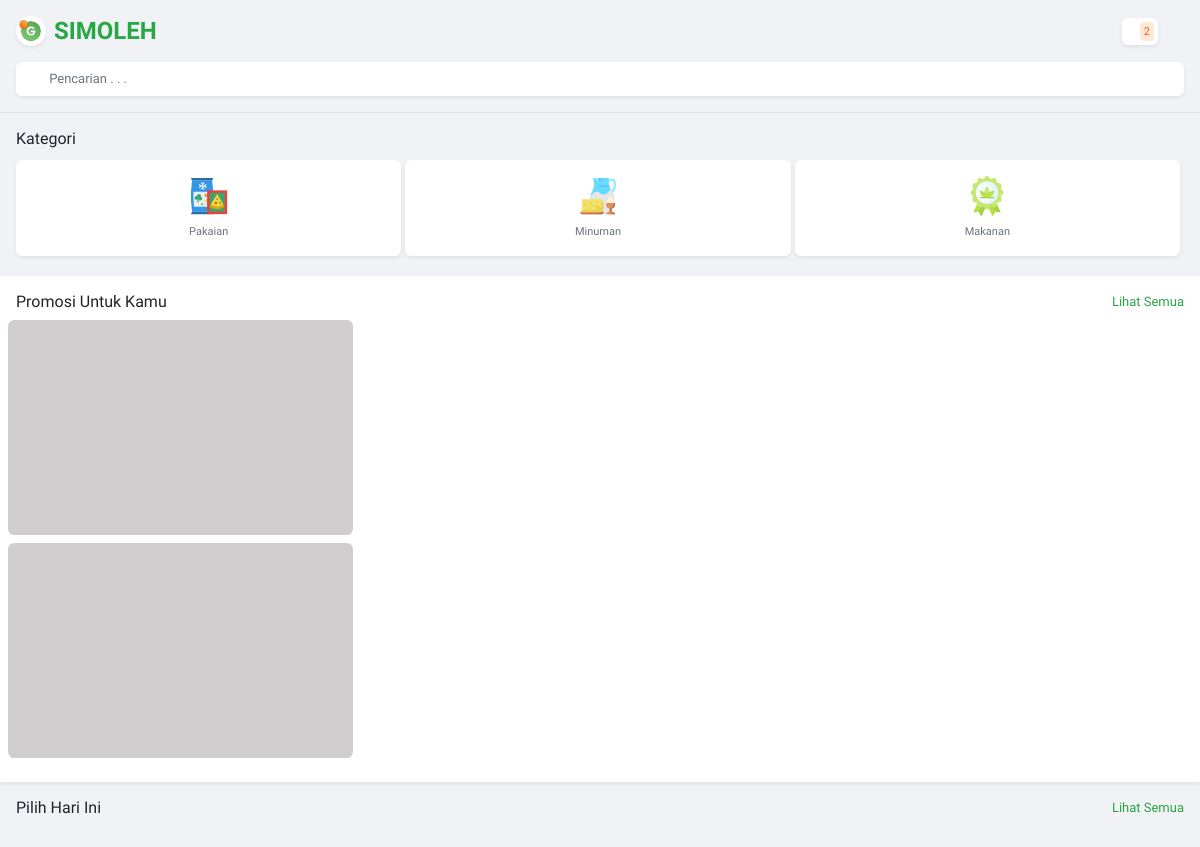
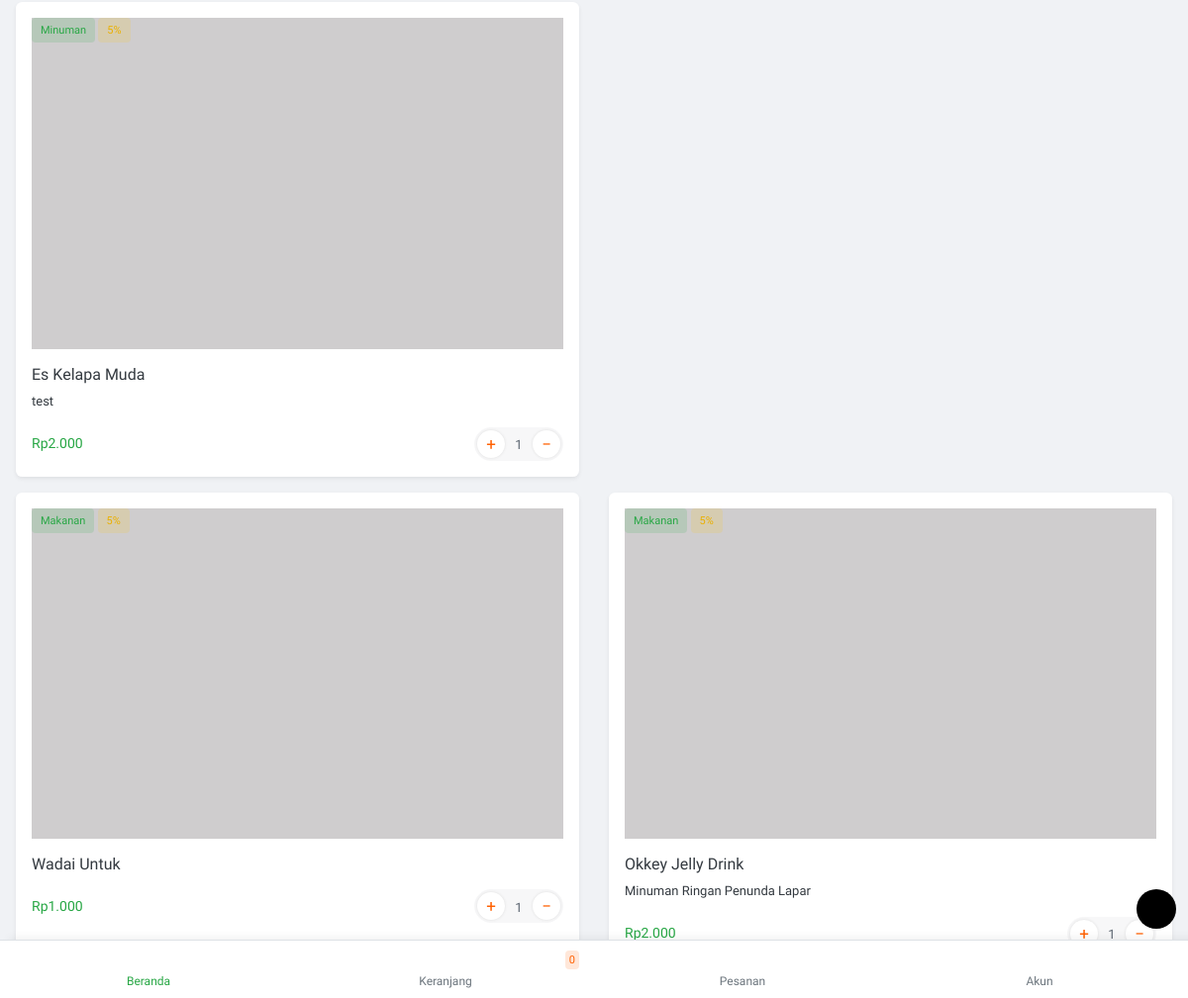
Before: / with the older database file (2 pictures, top to bottom).
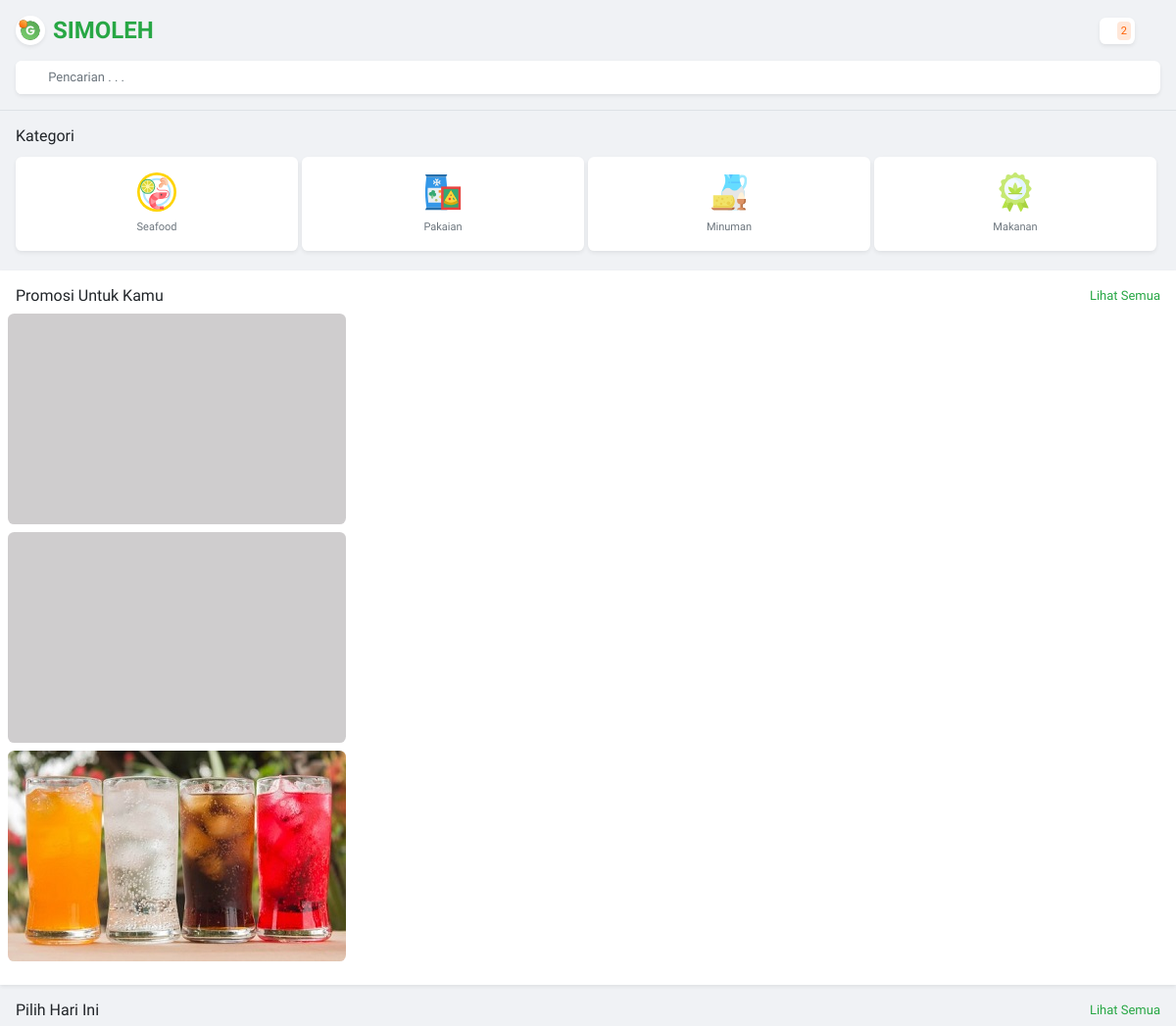
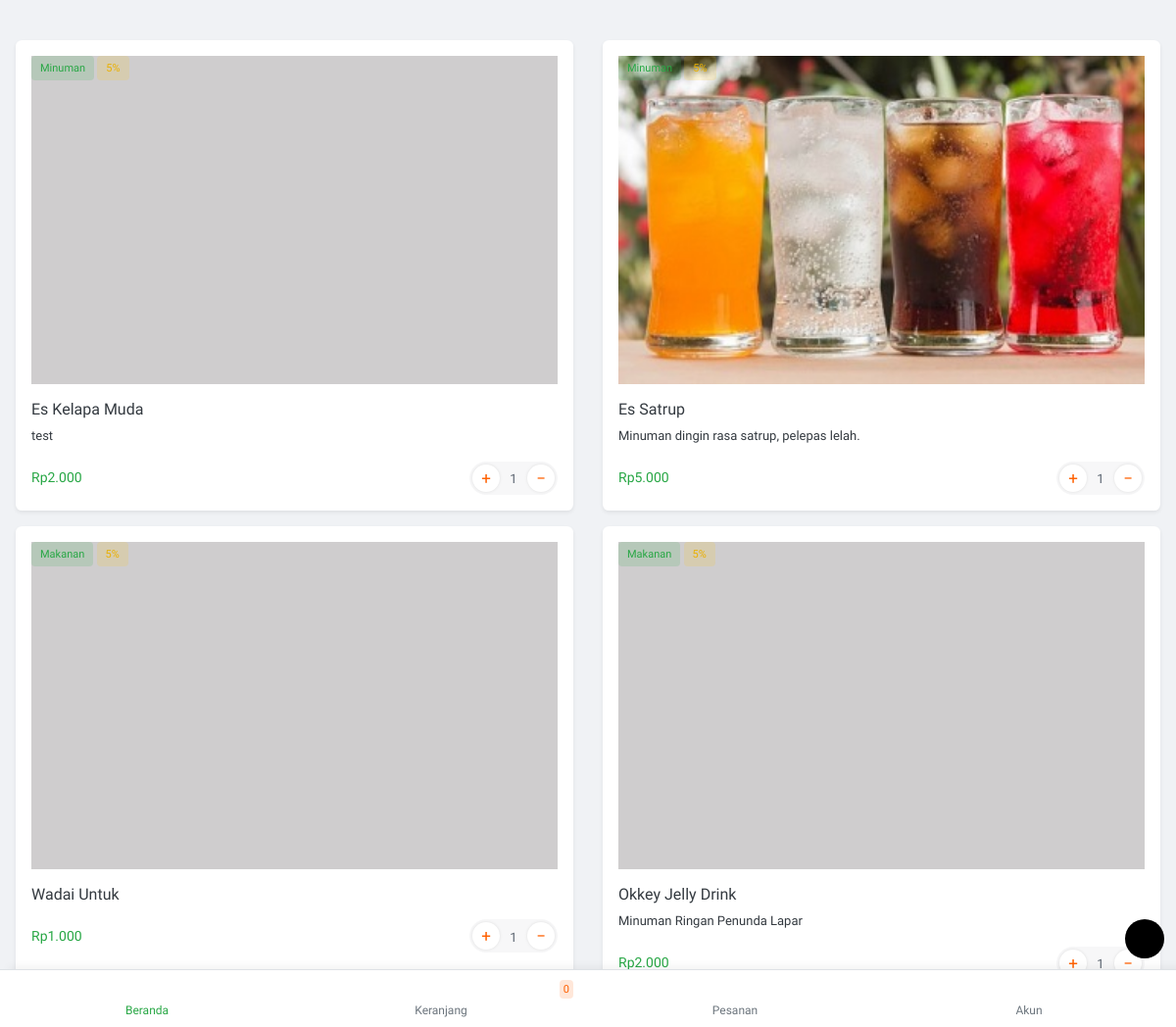
After: the same page with the newer database file (2 pictures, top to bottom).
### tables this page shows
CREATE TABLE `tb_kategori` (
  `id_kategori` int(11) NOT NULL,
  `nama_kategori` varchar(50) NOT NULL,
  `slug` varchar(50) NOT NULL,
  `icon` varchar(20) NOT NULL
);

CREATE TABLE `tb_produk` (
  `id_produk` int(11) NOT NULL,
  `id_kategori` int(11) NOT NULL,
  `nama_produk` varchar(50) NOT NULL,
  `harga` varchar(50) NOT NULL,
  `harga_promosi` varchar(50) NOT NULL,
  `deskripsi` text NOT NULL,
  `gambar` varchar(100) NOT NULL,
  `promosi` int(11) NOT NULL,
  `terlaris` int(11) NOT NULL
);

### application/controllers/beranda.php (called while the page is built, shortened)
<?php
class Beranda extends CI_Controller {
	function __construct(){
		$this->load->model('mberanda');
	}
	public function index()
	{
		$data['data_kategori'] = $this->mberanda->get_kategori();
		$data['data_promosi'] = $this->mberanda->get_promosi();
		$this->load->view('tema/head');
		$this->load->view('beranda',$data);
		$this->load->view('tema/menu');
		$this->load->view('tema/footer');
	}
}

### index.php (called while the page is built, shortened)
<?php
require_once BASEPATH.'core/CodeIgniter.php';

### application/models/mberanda.php (called while the page is built, shortened)
<?php if ( ! defined('BASEPATH')) exit('No direct script access allowed');
class Mberanda extends CI_Model {
public function get_kategori()
	{
		$query = $this->db->query("SELECT * FROM `tb_kategori` ORDER BY `tb_kategori`.`id_kategori` DESC");
		return $query;
	}
public function get_promosi()
	{
		$query = $this->db->query("SELECT * FROM `tb_produk` WHERE promosi=1");
		return $query;
	}
}

### application/views/beranda.php (the view)
<div class="osahan-home-page">
   <div class="border-bottom p-3">
      <div class="title d-flex align-items-center">
         <a href="home.html" class="text-decoration-none text-dark d-flex align-items-center">
            <img class="osahan-logo mr-2" src="img/logo.svg">
            <h4 class="font-weight-bold text-success m-0">SIMOLEH</h4>
         </a>
         <p class="ml-auto m-0">
            <a href="notification.html" class="text-decoration-none bg-white p-1 rounded shadow-sm d-flex align-items-center">
            <i class="text-dark icofont-notification"></i>
            <span class="badge badge-danger p-1 ml-1 small">2</span>
            </a>
         </p>
         <a class="toggle ml-3" href="#"><i class="icofont-navigation-menu"></i></a>
      </div>
      <a href="<?= site_url()?>pencarian" class="text-decoration-none">
         <div class="input-group mt-3 rounded shadow-sm overflow-hidden bg-white">
            <div class="input-group-prepend">
               <button class="border-0 btn btn-outline-secondary text-success bg-white"><i class="icofont-search"></i></button>
            </div>
            <input type="text" class="shadow-none border-0 form-control pl-0" placeholder="Pencarian . . ." aria-label="" aria-describedby="basic-addon1">
         </div>
      </a>
   </div>
   <div class="osahan-body">
      <div class="p-3 osahan-categories">
         <h6 class="mb-2">Kategori</h6>
      <?php $chunks = array_chunk($data_kategori->result(), 4); ?>
         <?php foreach ($chunks as $data_chunk): ?>
          <div class="row m-0">
         		<?php foreach ($data_chunk as $key => $data): ?>
              <div class="col pl-0 pr-1 py-1">
                 <div class="bg-white shadow-sm rounded text-center  px-2 py-3 c-it">
                    <a href="<?= base_url('')?>beranda/kategori/<?= strtolower($data->nama_kategori); ?>">
                       <img src="<?php echo base_url()?>file/<?php echo $data->icon; ?>" class="img-fluid px-2">
                       <p class="m-0 pt-2 text-muted text-center"><?= $data->nama_kategori; ?></p>
                    </a>
                 </div>
              </div>
          	<?php endforeach;?>
           </div>
         <?php endforeach;?>
      </div>
      <div class="py-3 bg-white osahan-promos shadow-sm">
         <div class="d-flex align-items-center px-3 mb-2">
            <h6 class="m-0">Promosi Untuk Kamu</h6>
            <a href="promos.html" class="ml-auto text-success">Lihat Semua</a>
         </div>
         <div class="promo-slider">
            <?php foreach ($data_promosi->result() as $data): ?>
            <div class="osahan-slider-item m-2">
               <a href=""><img src="<?= base_url()?>file/<?php echo $data->gambar; ?>" class="img-fluid mx-auto rounded" alt="<?= $data->nama_produk; ?>"></a>
            </div>
            <?php endforeach;?>
         </div>
      </div>
      <div class="title d-flex align-items-center mb-3 mt-3 px-3">
         <h6 class="m-0">Pilih Hari Ini</h6>
         <a class="ml-auto text-success" href="picks_today.html">Lihat Semua</a>
      </div>
      <div class="pick_today px-3">
         <?php $a=1; foreach ($data_kategori->result() as $data): ?>
         <div class="row <?php if ($a>=2) { echo "pt-3"; }?>">
            <?php
            $id_kategori = $data->id_kategori;
            $data_produk = $this->db->query("SELECT * FROM `tb_produk` JOIN tb_kategori ON tb_produk.id_kategori=tb_kategori.id_kategori WHERE tb_produk.id_kategori='$id_kategori' LIMIT 2");
            foreach ($data_produk->result() as $data_p): ?>
            <div class="col-6">
               <div class="list-card bg-white h-100 rounded overflow-hidden position-relative shadow-sm">
                  <div class="list-card-image">
                     <a href="product_details.html" class="text-dark">
                        <div class="member-plan position-absolute">
                           <span class="badge mt-3 mb-3 ml-3 badge-success"><?= $data_p->nama_kategori; ?></span>
                           <span class="badge badge-warning">5%</span>
                        </div>
                        <div class="p-3">
                           <img src="<?= base_url()?>file/<?= $data_p->gambar;?>" class="img-fluid item-img w-100 mb-3">
                           <h6><?= $data_p->nama_produk; ?></h6>
                           <p><?= $data_p->deskripsi; ?></p>
                           <div class="d-flex align-items-center">
                              <h6 class="price m-0 text-success"><?= "Rp" . number_format($data_p->harga,0,',','.'); ?></h6>
                     <a class="ml-auto" href="cart.html">
                     <div class="input-group input-spinner ml-auto cart-items-number">
                     <div class="input-group-prepend">
                     <button class="btn btn-success btn-sm" type="button" id="button-plus"> + </button>
                     </div>
                     <input type="text" class="form-control" value="1">
                     <div class="input-group-append">
                     <button class="btn btn-success btn-sm" type="button" id="button-minus"> − </button>
                     </div>
                     </div>
                     </a>
                     </div>
                     </div>
                     </a>
                  </div>
               </div>
            </div>
            <?php endforeach;?>
         </div>
         <?php $a++; endforeach;?>
      </div>
      <div class="title d-flex align-items-center p-3">
      </div>
   </div>
</div>

### application/views/tema/head.php (shortened to what this page needs)
<!DOCTYPE html>
<html lang="en">
<head>
	<link rel="stylesheet" type="text/css" href="<?php echo base_url() ?>assets2/vendor/slick/slick.min.css"/>
	<link rel="stylesheet" type="text/css" href="<?php echo base_url() ?>assets2/vendor/slick/slick-theme.min.css"/>
	<link href="<?php echo base_url() ?>assets2/vendor/icons/icofont.min.css" rel="stylesheet" type="text/css">
	<link href="<?php echo base_url() ?>assets2/vendor/bootstrap/css/bootstrap.min.css" rel="stylesheet">
	<link href="<?php echo base_url() ?>assets2/vendor/snackbar/snackbar.min.css" rel="stylesheet">
	<link href="<?php echo base_url() ?>assets2/css/style.css" rel="stylesheet">
	<link href="<?php echo base_url() ?>assets2/vendor/sidebar/demo.css" rel="stylesheet">
</head>
<body class="fixed-bottom-padding">
<div class="theme-switch-wrapper"
	 style="display: <?php echo ($this->uri->segment(2) === 'alamatpeta' || $this->uri->segment(2) === 'checkout' || $this->uri->segment(2) === 'proses') ? 'none' : 'block' ?>">
	<label class="theme-switch" for="checkbox">
		<i class="icofont-moon"></i>
	</label>
</div>

### application/views/tema/menu.php
<div class="osahan-menu-fotter fixed-bottom bg-white text-center border-top">
	<div class="row m-0">
		<a href="<?= base_url() ?>beranda"
		   class="text-muted col small text-decoration-none p-2 <?php if ($this->session->userdata('menu') == 'beranda') {
			   echo "selected";
		   } ?>">
			<p class="h5 m-0"><i class="<?php if ($this->session->userdata('menu') == 'beranda') {
					echo "text-success";
				} ?> icofont-grocery"></i></p>
			Beranda
		</a>
		<a style="position: relative" href="<?= base_url() ?>keranjang"
		   class="text-muted col small text-decoration-none p-2 <?php if ($this->session->userdata('menu') == 'keranjang') {
			   echo "selected";
		   } ?>">
			<p class="h5 m-0"><i class="icofont-cart"></i></p>
			Keranjang
			<div style="position: absolute;top:10px;right: 15px" class="badge badge-danger p-1 ml-1 small"
				 id="cart-item-count">0
			</div>
		</a>
		<a href="<?= base_url() ?>pesanan"
		   class="text-muted col small text-decoration-none p-2 <?php if ($this->session->userdata('menu') == 'pesanan') {
			   echo "selected";
		   } ?>">
			<p class="h5 m-0"><i class="icofont-bag"></i></p>
			Pesanan
		</a>
		<a href="<?= base_url() ?>akun"
		   class="text-muted col small text-decoration-none p-2 <?php if ($this->session->userdata('menu') == 'akun') {
			   echo "selected";
		   } ?>">
			<p class="h5 m-0"><i class="icofont-user"></i></p>
			Akun
		</a>
	</div>
</div>

### application/views/tema/footer.php (shortened to what this page needs)
</body>
</html>

### assets2/css/style.css (style rules this page uses)
body { font-family: 'Ubuntu', sans-serif; font-size: 13px; background-color: #f0f2f5; }
.small, small { font-size: 12px; }
div,a { outline: none !important; text-decoration: none !important; }
a.selected { color: #28a745 !important; }
.fixed-bottom-padding { padding-bottom: 59px; }
.fixed-bottom { border-radius: 0px; box-shadow: 10px -1px 10px rgba(0, 0, 0, .075); height: 59px; }
.osahan-logo { height: 30px; box-shadow: 0 .125rem .25rem rgba(0,0,0,.075)!important; border-radius: 17px; }
.cart-items-number .form-control { max-width: 30px; text-align: center; padding: 0px; height: 30px; border: none !important; background: transparent; color: #5d6671; }
.cart-items-number .btn { width: 28px; background: #fff; height: 28px; border-radius: 50px !important; color: #ff6000; font-size: 17px; box-shadow: 0px 0px 3px #dedede; line-height: 18px; text-align: center; padding: 0px; margin: 0px !important; display: flex; align-items: center; justify-content: center; border: none !important; }
.cart-items-number .input-group-prepend { height: 28px; width: 28px; }
.cart-items-number .input-group-append { height: 28px; width: 28px; }
.cart-items-number { border-radius: 50px; padding: 3px; background: #f7f7f8; width: 90px; height: 34px; }
.list-card-image .price { font-size: 14px; }
.c-it p { font-size: 11px; overflow: hidden; text-overflow: ellipsis; }
.c-it img { height: 40px; }
.btn-success { background: #28a745; background: -moz-linear-gradient(-45deg, #28a745 0%, #5ad363 100%); background: -webkit-linear-gradient(-45deg, #28a745 0%,#5ad363 100%); background: linear-gradient(135deg, #28a745 0%,#5ad363 100%); filter: progid:DXImageTransform.Microsoft.gradient( startColorstr='#28a745', endColorstr='#5ad363',GradientType=1 ); ; }
label { margin: 0 0 2px 0; font-size: 12px; color: #4a4949; }
.form-control { border-bottom: 1px solid #cacdd0; border-top: 0px; border-left: 0px; border-right: 0px; background-color: transparent; border-radius: 0px; font-size: 13px; box-shadow: none !important; }
.input-group .btn { border-right: none; border-left: none; border-top: none; border-radius: 0px; border-bottom: 1px solid #cacdd0; }
.btn { font-size: 13px; }
.badge { font-size: 11px; padding: 7px 9px; font-weight: 500; }
.badge-success { color: #28a745; background-color: rgb(40 167 69 / 15%); }
.badge-warning { color: #eab002; background-color: rgb(255 193 7 / 15%); }
.badge-danger { color: #ff6000; background-color: rgb(255 96 0 / 15%); }
.rounded { border-radius: .40rem!important; }
.theme-switch-wrapper { position: fixed; bottom: 12px; right: 12px; z-index: 99999; width: 40px; height: 40px; border-radius: 50px; display: flex; align-items: center; justify-content: center; cursor: pointer; }
.fixed-bottom-padding .theme-switch-wrapper { bottom: 70px; }
.theme-switch { width: 40px; height: 40px; background: #000; color: #fff; border-radius: 50px; font-size: 20px; margin: 0px; display: flex; align-items: center; justify-content: center; cursor: pointer; }

### application/views/tema/head.php (style rules this page uses)
html, body, #map_canvas { width: 100%; height: 100%; margin: 0; padding: 0; }

Changed rows visible on the page:
added tb_kategori: icon (picture), nama_kategori "Seafood"
added tb_produk: gambar (picture), id_kategori.nama_kategori "Minuman", nama_produk "Es Satrup", deskripsi "Minuman dingin rasa satrup, pelepas lelah.", harga "5.000"
